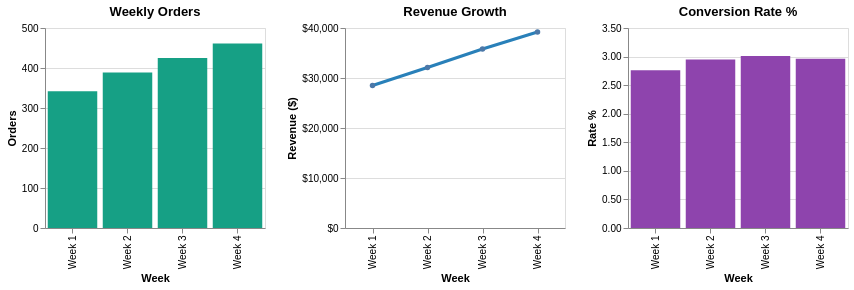

Source (Vega-Lite JSON):
### Vega-Lite specification from a JSON file in a GitHub repository (floating-point values rounded to 4 significant figures)
{"$schema": "https://vega.github.io/schema/vega-lite/v6.json", "description": "E-commerce KPIs: Orders, Revenue, and Conversion Rate", "data": {"values": [{"week": "Week 1", "orders": 342, "revenue": 28500, "visitors": 12400, "conversionRate": 2.76}, {"week": "Week 2", "orders": 389, "revenue": 32100, "visitors": 13200, "conversionRate": 2.95}, {"week": "Week 3", "orders": 425, "revenue": 35800, "visitors": 14100, "conversionRate": 3.01}, {"week": "Week 4", "orders": 461, "revenue": 39200, "visitors": 15600, "conversionRate": 2.96}]}, "hconcat": [{"title": "Weekly Orders", "mark": {"type": "bar", "color": "#16a085"}, "encoding": {"x": {"field": "week", "type": "ordinal", "axis": {"title": "Week"}}, "y": {"field": "orders", "type": "quantitative", "axis": {"title": "Orders", "format": ",.0f"}}}, "width": 220, "height": 200}, {"title": "Revenue Growth", "mark": {"type": "line", "point": true, "color": "#2980b9", "strokeWidth": 3}, "encoding": {"x": {"field": "week", "type": "ordinal", "axis": {"title": "Week"}}, "y": {"field": "revenue", "type": "quantitative", "axis": {"title": "Revenue ($)", "format": "$,.0f"}}}, "width": 220, "height": 200}, {"title": "Conversion Rate %", "mark": {"type": "bar", "color": "#8e44ad"}, "encoding": {"x": {"field": "week", "type": "ordinal", "axis": {"title": "Week"}}, "y": {"field": "conversionRate", "type": "quantitative", "axis": {"title": "Rate %", "format": ".2f"}}}, "width": 220, "height": 200}]}
